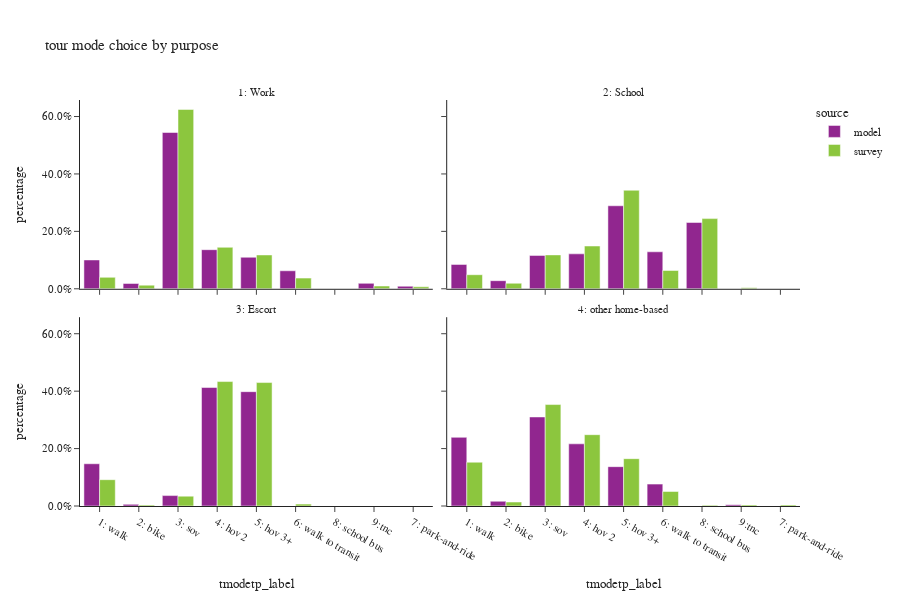

Source (notebook cell):
### Code cell
# plot mode choice by purpose
all_tour = df_tour.filter(pl.col('parent') == 0)
plot_mode_choice(all_tour,"tour mode choice by purpose")

### Figure 1 — Plotly figure (JSON) as saved in the notebook; plotly's stock layout.template omitted (floating-point values rounded to 4 significant figures)
{"data": [{"alignmentgroup": "True", "customdata": [[213943], [133676], [1159222], [233693], [39544], [289994], [211], [19031], [40319]], "hovertemplate": "source=model<br>pdpurp_label=1: Work<br>tmodetp_label=%{x}<br>percentage=%{y}<br>sample_count=%{customdata[0]}<extra></extra>", "legendgroup": "model", "marker": {"color": "#91268F", "pattern": {"shape": ""}}, "name": "model", "offsetgroup": "model", "orientation": "v", "showlegend": true, "textposition": "auto", "type": "bar", "x": ["1: walk", "6: walk to transit", "3: sov", "5: hov 3+", "2: bike", "4: hov 2", null, "7: park-and-ride", "9:tnc"], "xaxis": "x3", "y": [0.1005, 0.06277, 0.5443, 0.1097, 0.01857, 0.1362, 9.908e-05, 0.008936, 0.01893], "yaxis": "y3"}, {"alignmentgroup": "True", "customdata": [[84890], [6], [94029], [211071], [168613], [61977], [88850], [9], [20603]], "hovertemplate": "source=model<br>pdpurp_label=2: School<br>tmodetp_label=%{x}<br>percentage=%{y}<br>sample_count=%{customdata[0]}<extra></extra>", "legendgroup": "model", "marker": {"color": "#91268F", "pattern": {"shape": ""}}, "name": "model", "offsetgroup": "model", "orientation": "v", "showlegend": false, "textposition": "auto", "type": "bar", "x": ["3: sov", null, "6: walk to transit", "5: hov 3+", "8: school bus", "1: walk", "4: hov 2", "9:tnc", "2: bike"], "xaxis": "x4", "y": [0.1163, 8.219e-06, 0.1288, 0.2891, 0.231, 0.08489, 0.1217, 1.233e-05, 0.02822], "yaxis": "y4"}, {"alignmentgroup": "True", "customdata": [[325705], [38], [337470], [120365], [29651], [4630]], "hovertemplate": "source=model<br>pdpurp_label=3: Escort<br>tmodetp_label=%{x}<br>percentage=%{y}<br>sample_count=%{customdata[0]}<extra></extra>", "legendgroup": "model", "marker": {"color": "#91268F", "pattern": {"shape": ""}}, "name": "model", "offsetgroup": "model", "orientation": "v", "showlegend": false, "textposition": "auto", "type": "bar", "x": ["5: hov 3+", null, "4: hov 2", "1: walk", "3: sov", "2: bike"], "xaxis": "x", "y": [0.3982, 4.646e-05, 0.4126, 0.1472, 0.03625, 0.005661], "yaxis": "y"}, {"alignmentgroup": "True", "customdata": [[943461], [854309], [540616], [16987], [65196], [1223490], [300709], [292]], "hovertemplate": "source=model<br>pdpurp_label=4: other home-based<br>tmodetp_label=%{x}<br>percentage=%{y}<br>sample_count=%{customdata[0]}<extra></extra>", "legendgroup": "model", "marker": {"color": "#91268F", "pattern": {"shape": ""}}, "name": "model", "offsetgroup": "model", "orientation": "v", "showlegend": false, "textposition": "auto", "type": "bar", "x": ["1: walk", "4: hov 2", "5: hov 3+", "9:tnc", "2: bike", "3: sov", "6: walk to transit", null], "xaxis": "x2", "y": [0.2391, 0.2166, 0.137, 0.004306, 0.01653, 0.3101, 0.07622, 7.402e-05], "yaxis": "y2"}, {"alignmentgroup": "True", "customdata": [[254], [366], [15], [108], [23], [1405], [241], [28], [136]], "hovertemplate": "source=survey<br>pdpurp_label=1: Work<br>tmodetp_label=%{x}<br>percentage=%{y}<br>sample_count=%{customdata[0]}<extra></extra>", "legendgroup": "survey", "marker": {"color": "#8CC63E", "pattern": {"shape": ""}}, "name": "survey", "offsetgroup": "survey", "orientation": "v", "showlegend": true, "textposition": "auto", "type": "bar", "x": ["4: hov 2", "6: walk to transit", null, "5: hov 3+", "9:tnc", "3: sov", "1: walk", "7: park-and-ride", "2: bike"], "xaxis": "x3", "y": [0.1445, 0.0372, 0.0064, 0.1179, 0.009714, 0.6247, 0.0399, 0.007049, 0.01269], "yaxis": "y3"}, {"alignmentgroup": "True", "customdata": [[189], [4], [61], [22], [47], [159], [76], [93], [3]], "hovertemplate": "source=survey<br>pdpurp_label=2: School<br>tmodetp_label=%{x}<br>percentage=%{y}<br>sample_count=%{customdata[0]}<extra></extra>", "legendgroup": "survey", "marker": {"color": "#8CC63E", "pattern": {"shape": ""}}, "name": "survey", "offsetgroup": "survey", "orientation": "v", "showlegend": false, "textposition": "auto", "type": "bar", "x": ["5: hov 3+", "9:tnc", "6: walk to transit", "2: bike", "3: sov", "8: school bus", "1: walk", "4: hov 2", null], "xaxis": "x4", "y": [0.3432, 0.00329, 0.06381, 0.01933, 0.1181, 0.2444, 0.04906, 0.149, 0.009809], "yaxis": "y4"}, {"alignmentgroup": "True", "customdata": [[3], [1], [15], [3], [102], [45], [252], [11], [342]], "hovertemplate": "source=survey<br>pdpurp_label=3: Escort<br>tmodetp_label=%{x}<br>percentage=%{y}<br>sample_count=%{customdata[0]}<extra></extra>", "legendgroup": "survey", "marker": {"color": "#8CC63E", "pattern": {"shape": ""}}, "name": "survey", "offsetgroup": "survey", "orientation": "v", "showlegend": false, "textposition": "auto", "type": "bar", "x": ["8: school bus", "9:tnc", "2: bike", null, "1: walk", "3: sov", "5: hov 3+", "6: walk to transit", "4: hov 2"], "xaxis": "x", "y": [0.0003998, 1.057e-05, 0.003116, 0.0004713, 0.09166, 0.0343, 0.43, 0.006584, 0.4335], "yaxis": "y"}, {"alignmentgroup": "True", "customdata": [[22], [1717], [34], [156], [28], [7], [655], [330], [2088], [1241]], "hovertemplate": "source=survey<br>pdpurp_label=4: other home-based<br>tmodetp_label=%{x}<br>percentage=%{y}<br>sample_count=%{customdata[0]}<extra></extra>", "legendgroup": "survey", "marker": {"color": "#8CC63E", "pattern": {"shape": ""}}, "name": "survey", "offsetgroup": "survey", "orientation": "v", "showlegend": false, "textposition": "auto", "type": "bar", "x": ["7: park-and-ride", "1: walk", "9:tnc", "2: bike", null, "8: school bus", "5: hov 3+", "6: walk to transit", "3: sov", "4: hov 2"], "xaxis": "x2", "y": [0.003543, 0.1526, 0.003658, 0.01372, 0.006728, 0.002599, 0.1649, 0.05056, 0.3533, 0.2484], "yaxis": "y2"}], "layout": {"annotations": [{"font": {}, "showarrow": false, "text": "3: Escort", "x": 0.245, "xanchor": "center", "xref": "paper", "y": 0.465, "yanchor": "bottom", "yref": "paper"}, {"font": {}, "showarrow": false, "text": "4: other home-based", "x": 0.755, "xanchor": "center", "xref": "paper", "y": 0.465, "yanchor": "bottom", "yref": "paper"}, {"font": {}, "showarrow": false, "text": "1: Work", "x": 0.245, "xanchor": "center", "xref": "paper", "y": 1.0, "yanchor": "bottom", "yref": "paper"}, {"font": {}, "showarrow": false, "text": "2: School", "x": 0.755, "xanchor": "center", "xref": "paper", "y": 1.0, "yanchor": "bottom", "yref": "paper"}], "barmode": "group", "font": {"size": 11}, "height": 600, "legend": {"title": {"text": "source"}, "tracegroupgap": 0}, "title": {"text": "tour mode choice by purpose"}, "width": 900, "xaxis": {"anchor": "y", "categoryorder": "category ascending", "domain": [0.0, 0.49], "dtick": 1, "title": {"text": "tmodetp_label"}}, "xaxis2": {"anchor": "y2", "domain": [0.51, 1.0], "matches": "x", "title": {"text": "tmodetp_label"}}, "xaxis3": {"anchor": "y3", "domain": [0.0, 0.49], "matches": "x", "showticklabels": false}, "xaxis4": {"anchor": "y4", "domain": [0.51, 1.0], "matches": "x", "showticklabels": false}, "yaxis": {"anchor": "x", "domain": [0.0, 0.465], "tickformat": ".1%", "title": {"text": "percentage"}}, "yaxis2": {"anchor": "x2", "domain": [0.0, 0.465], "matches": "y", "showticklabels": false, "tickformat": ".1%"}, "yaxis3": {"anchor": "x3", "domain": [0.535, 1.0], "matches": "y", "tickformat": ".1%", "title": {"text": "percentage"}}, "yaxis4": {"anchor": "x4", "domain": [0.535, 1.0], "matches": "y", "showticklabels": false, "tickformat": ".1%"}}}
